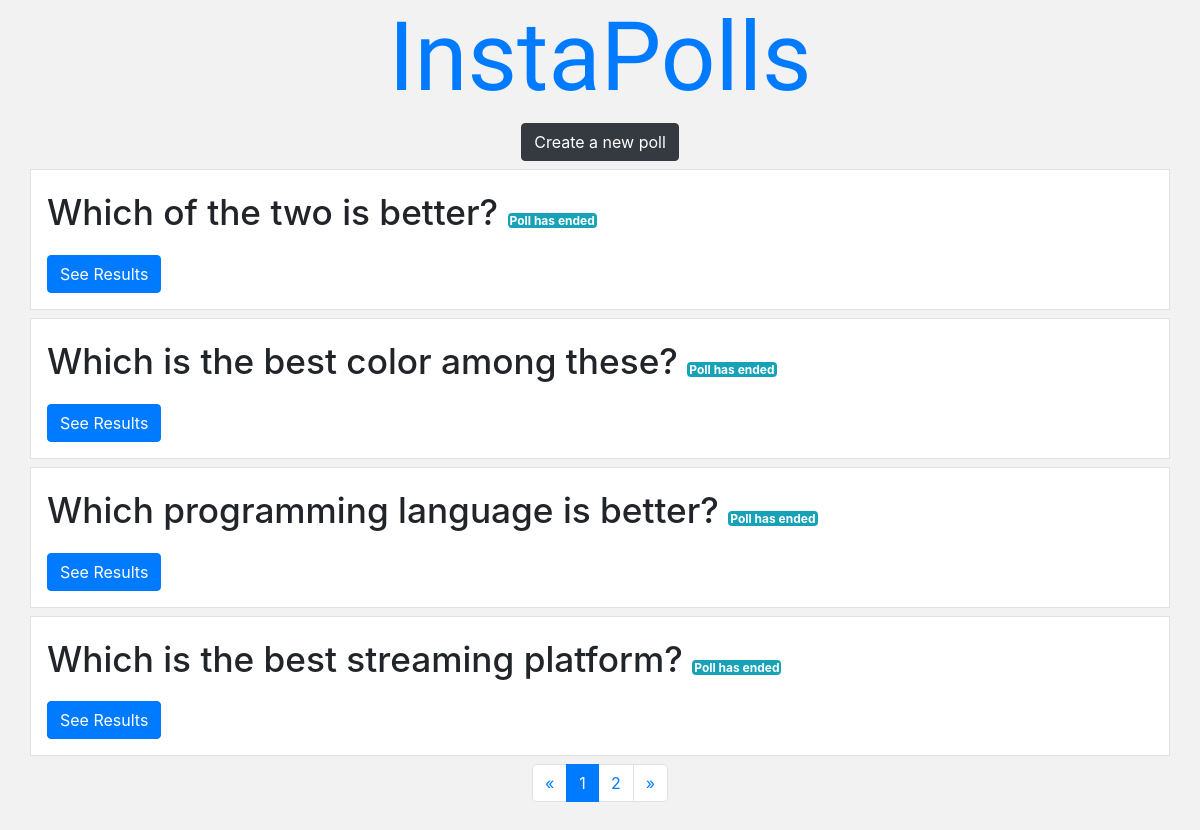
Page /home/ on the earlier database version.
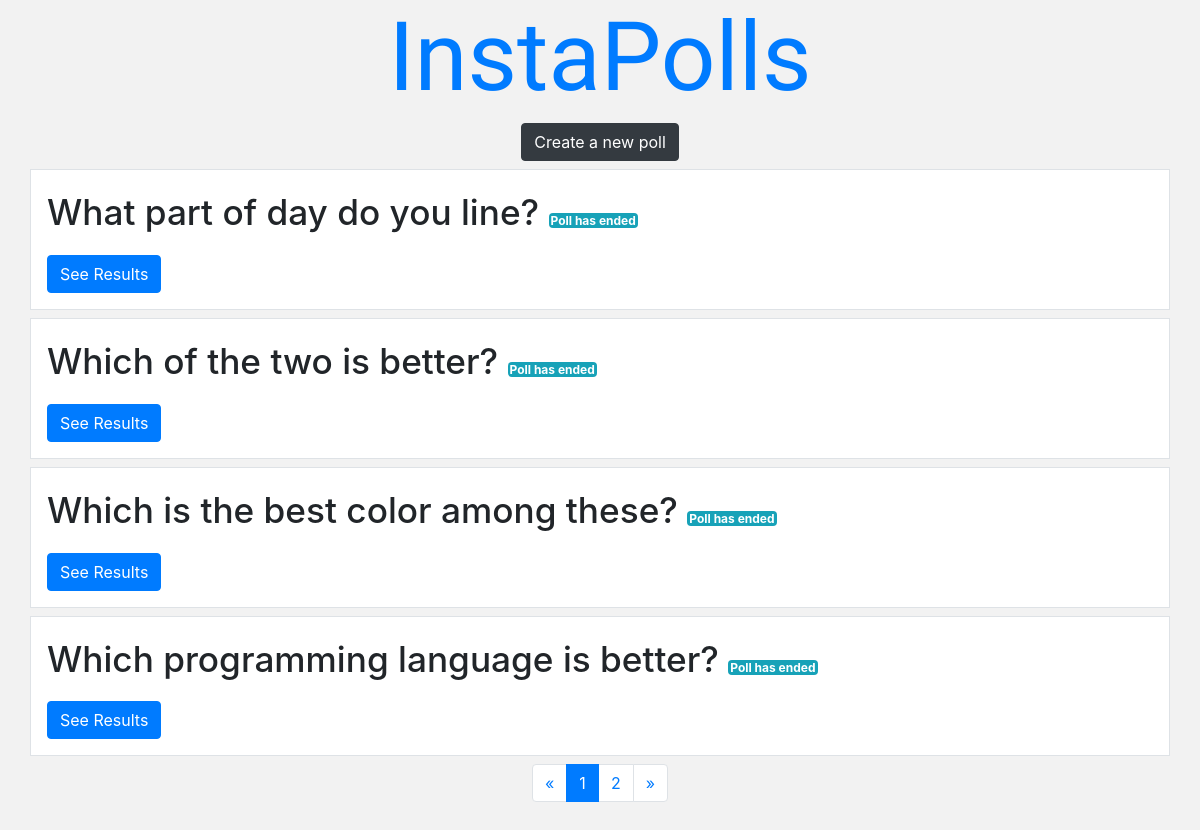
Same page on the later database version.
### Polls/models.py (models this page shows, shortened)
class Question(models.Model):
    question = models.CharField(max_length=300)
    id = models.AutoField(primary_key=True)
    date_published = models.DateTimeField(default=datetime.utcnow)
    expired = models.BooleanField(default=False)
    class Meta:
        ordering = ['-date_published']

### Polls/views.py (the view)
# urls.py: 2. Add a URL to urlpatterns:  path('', views.home, name='home')
def home(request):
    questions = Question.objects.all().order_by('-date_published')
    calculate_time_difference(questions)
    paginator = Paginator(questions,4)
    page = request.GET.get('page')
    questions_list= paginator.get_page(page)
    return render(request,'Polls/home.html',{'questions':questions_list})

### Polls/views.py (called while the page is built)
def calculate_time_difference(questions):
    for i in questions:
        current_time=datetime.utcnow()
        if abs(current_time.hour-i.date_published.hour) == 1:
            if current_time.minute>i.date_published.minute:
                i.expired=True
        elif abs(current_time.hour-i.date_published.hour)>1:
            i.expired = True
        i.save()

### Polls/templates/Polls/home.html (shortened to what this page needs)
{% extends 'Polls/base.html' %}
{% block content %}
    <div class=" d-flex justify-content-center mb-2">
                <a href="{% url 'create-question' %}" class="btn btn-dark">Create a new poll</a>
    </div>
    <div >
        {% for question in questions %}
        <div class="row media media-body-color border p-3 mb-2">
            <div class="col-12">
                <div class="row">
                    <p style="font-size:2.2em;font-weight:500;"  >
                    {{question.question}}
                    {% if  question.expired %}
                    <span class="badge badge-info" style="height:15px;font-size:12px;padding:2px">Poll has ended</span>
                    {% endif %}
                    </p>
                </div>
                <div class="row">
                    <a href="{%url 'results' question.id %}" class="btn btn-primary mr-2">See Results</a>
                </div>
            </div>
        </div>
        {% endfor%}
    </div>
    {% if questions.has_other_pages %}
<div class="d-flex justify-content-center mb-4">
        <nav aria-label="Page navigation example ">
          <ul class="pagination">
            <li class="page-item">
              <a class="page-link" href="?page=1" aria-label="Previous">
                <span aria-hidden="true">&laquo;</span>
              </a>
            </li>
              {% for num in questions.paginator.page_range %}
                {% if questions.number == num %}
                    <li class="page-item active"><a class="page-link" href="?page={{num}}">{{num}}</a></li>
                {% elif num > questions.number|add:'-2' and num < questions.number|add:'2' %}
                    <li class="page-item"><a class="page-link" href="?page={{num}}">{{num}}</a></li>
                {% endif %}
              {% endfor %}
            <li class="page-item">
              <a class="page-link" href="?page={{questions.paginator.num_pages}}" aria-label="Next">
                <span aria-hidden="true">&raquo;</span>
              </a>
            </li>
          </ul>
        </nav>
    {% endif %}
</div>
{% endblock content%}

Differences in the rows shown:
no longer on this page (row unchanged): Question: question "Which is the best streaming platform?", expired "Poll has ended"
added Question: question "What part of day do you line?", expired "Poll has ended"
